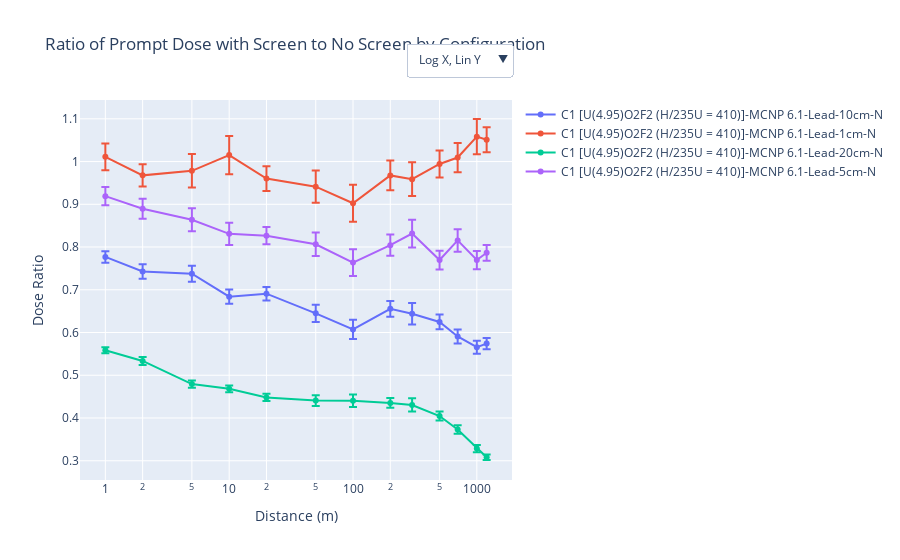

Notebook cell for this chart:
### Code cell
import pandas as pd
import plotly.graph_objects as go
import numpy as np

# Charger les données depuis le fichier Excel
data = pd.read_excel("../DB/All-at-once_DB.xlsx", sheet_name='screen')

def plot_ratio_by_configurations(data, particles, screens, cases, codes):
    fig = go.Figure()

    # Configuration des titres des axes
    x_title = 'Distance (m)'
    y_title = 'Dose Ratio'

    # Boucles pour tracer les données
    for particle in particles:
        for screen in screens:
            for case in cases:
                for code in codes:
                    data_screen = data[(data['Screen'] == screen) &
                                       (data['Particle'] == particle) &
                                       (data['Case'] == case) &
                                       (data['Code'] == code)]
                    data_no_screen = data[(data['Screen'] == 'None') &
                                          (data['Particle'] == particle) &
                                          (data['Case'] == case) &
                                          (data['Code'] == code)]

                    data_screen = data_screen.sort_values(by='Distance (m)')
                    data_no_screen = data_no_screen.sort_values(by='Distance (m)')

                    data_combined = pd.merge(data_screen, data_no_screen, on='Distance (m)', suffixes=('_screen', '_none'))
                    data_combined['Dose Ratio'] = data_combined['Dose (Gy)_screen'] / data_combined['Dose (Gy)_none']
                    data_combined['Combined Uncertainty'] = np.sqrt( data_combined['1s uncertainty_screen']**2 + data_combined['1s uncertainty_none']**2 ) * data_combined['Dose Ratio']
                    data_combined['Unique Key'] = data_combined.apply(
                        lambda x: f"{case}-{code}-{screen}-{x['Thickness (cm)_screen']}cm-{particle}", axis=1)

                    for key, group in data_combined.groupby('Unique Key'):
                        fig.add_trace(go.Scatter(
                            x=group['Distance (m)'],
                            y=group['Dose Ratio'],
                            mode='lines+markers',
                            name=key,
                            error_y=dict(type='data', array= 2 * group['Combined Uncertainty'], visible=True)
                        ))

    # Configuration des boutons pour les échelles des axes
    buttons = [
        {'method': 'relayout', 'label': 'Log X, Lin Y', 'args': [{'xaxis': {'type': 'log', 'title': x_title}, 'yaxis': {'type': 'linear', 'title': y_title}}]},
        {'method': 'relayout', 'label': 'Lin X, Lin Y', 'args': [{'xaxis': {'type': 'linear', 'title': x_title}, 'yaxis': {'type': 'linear', 'title': y_title}}]},
        {'method': 'relayout', 'label': 'Log X, Log Y', 'args': [{'xaxis': {'type': 'log', 'title': x_title}, 'yaxis': {'type': 'log', 'title': y_title}}]},
        {'method': 'relayout', 'label': 'Lin X, Log Y', 'args': [{'xaxis': {'type': 'linear', 'title': x_title}, 'yaxis': {'type': 'log', 'title': y_title}}]}
    ]

    # Mise à jour du layout avec les boutons et échelles par défaut "Log X, Lin Y"
    fig.update_layout(
        title='Ratio of Prompt Dose with Screen to No Screen by Configuration',
        xaxis={'type': 'log', 'title': x_title},
        yaxis={'type': 'linear', 'title': y_title},
        updatemenus=[{
            'buttons': buttons,
            'direction': 'down',
            'showactive': True,
            'x': 1.0,  # positionnement au centre sur l'axe horizontal
            'xanchor': 'right',
            'y': 1.15,  # positionnement au-dessus du graphique
            'yanchor': 'top'
        }]
    )

    # Affichage du graphique
    fig.show()

# Définition des paramètres et appel de la fonction
particles = ['N']  # ['N', 'P']  
screens = ['Lead'] # ['Concrete', 'Steel', 'Water', 'Lead']
cases = ['C1 [U(4.95)O2F2 (H/235U = 410)]']  # ['C1 [U(4.95)O2F2 (H/235U = 410)]', 'C4 [U(93.2) (H/235U = 0)]']
codes = ['MCNP 6.1']  #  ['MCNP 6.1', 'COG 11.2', 'SCALE 6.2.2']

plot_ratio_by_configurations(data, particles, screens, cases, codes)

### Figure 1 — Plotly figure (JSON) as saved in the notebook; plotly's stock layout.template omitted (floating-point values rounded to 4 significant figures)
{"data": [{"error_y": {"array": [0.01347, 0.0169, 0.01891, 0.01658, 0.01575, 0.02014, 0.02244, 0.01859, 0.02534, 0.01734, 0.01648, 0.01517, 0.0131], "type": "data", "visible": true}, "mode": "lines+markers", "name": "C1 [U(4.95)O2F2 (H/235U = 410)]-MCNP 6.1-Lead-10cm-N", "type": "scatter", "x": [1, 2, 5, 10, 20, 50, 100, 200, 300, 500, 700, 1000, 1200], "y": [0.7769, 0.7427, 0.7376, 0.6839, 0.6909, 0.6449, 0.6072, 0.6554, 0.644, 0.6248, 0.5908, 0.5656, 0.5741]}, {"error_y": {"array": [0.03113, 0.02619, 0.03918, 0.04456, 0.02892, 0.03769, 0.04326, 0.0349, 0.03939, 0.03154, 0.03418, 0.04128, 0.02919], "type": "data", "visible": true}, "mode": "lines+markers", "name": "C1 [U(4.95)O2F2 (H/235U = 410)]-MCNP 6.1-Lead-1cm-N", "type": "scatter", "x": [1, 2, 5, 10, 20, 50, 100, 200, 300, 500, 700, 1000, 1200], "y": [1.011, 0.9677, 0.9782, 1.015, 0.9601, 0.9412, 0.9024, 0.9676, 0.9587, 0.9944, 1.009, 1.058, 1.051]}, {"error_y": {"array": [0.007073, 0.009249, 0.008497, 0.007857, 0.008627, 0.01263, 0.01456, 0.01158, 0.01552, 0.01066, 0.01017, 0.008507, 0.006607], "type": "data", "visible": true}, "mode": "lines+markers", "name": "C1 [U(4.95)O2F2 (H/235U = 410)]-MCNP 6.1-Lead-20cm-N", "type": "scatter", "x": [1, 2, 5, 10, 20, 50, 100, 200, 300, 500, 700, 1000, 1200], "y": [0.5585, 0.5335, 0.4793, 0.4684, 0.4481, 0.4407, 0.4402, 0.4353, 0.4305, 0.4046, 0.3731, 0.3286, 0.3082]}, {"error_y": {"array": [0.02119, 0.02338, 0.02681, 0.02581, 0.02011, 0.02736, 0.03101, 0.02508, 0.0325, 0.02189, 0.02634, 0.02142, 0.01843], "type": "data", "visible": true}, "mode": "lines+markers", "name": "C1 [U(4.95)O2F2 (H/235U = 410)]-MCNP 6.1-Lead-5cm-N", "type": "scatter", "x": [1, 2, 5, 10, 20, 50, 100, 200, 300, 500, 700, 1000, 1200], "y": [0.9191, 0.8897, 0.8637, 0.8308, 0.8265, 0.8065, 0.7635, 0.8044, 0.8315, 0.7696, 0.8155, 0.7695, 0.7866]}], "layout": {"title": {"text": "Ratio of Prompt Dose with Screen to No Screen by Configuration"}, "updatemenus": [{"buttons": [{"args": [{"xaxis": {"title": "Distance (m)", "type": "log"}, "yaxis": {"title": "Dose Ratio", "type": "linear"}}], "label": "Log X, Lin Y", "method": "relayout"}, {"args": [{"xaxis": {"title": "Distance (m)", "type": "linear"}, "yaxis": {"title": "Dose Ratio", "type": "linear"}}], "label": "Lin X, Lin Y", "method": "relayout"}, {"args": [{"xaxis": {"title": "Distance (m)", "type": "log"}, "yaxis": {"title": "Dose Ratio", "type": "log"}}], "label": "Log X, Log Y", "method": "relayout"}, {"args": [{"xaxis": {"title": "Distance (m)", "type": "linear"}, "yaxis": {"title": "Dose Ratio", "type": "log"}}], "label": "Lin X, Log Y", "method": "relayout"}], "direction": "down", "showactive": true, "x": 1, "xanchor": "right", "y": 1.15, "yanchor": "top"}], "xaxis": {"title": {"text": "Distance (m)"}, "type": "log"}, "yaxis": {"title": {"text": "Dose Ratio"}, "type": "linear"}}}
